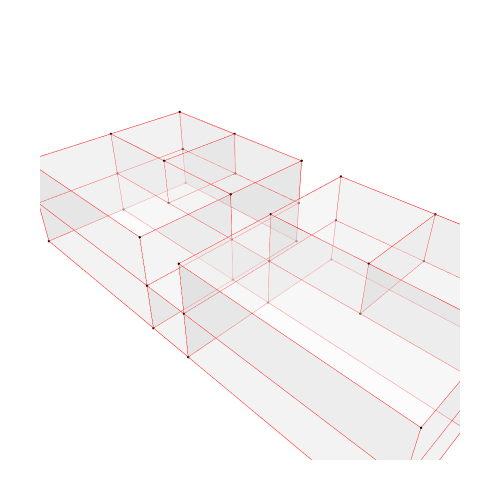

The notebook cell saved with this chart:
### Code cell
Topology.Show(cc, primal_graph,
              vertexSizeKey="size",
              vertexColorKey="color",
              edgeWidthKey="width",
              edgeColorKey="color",
              faceOpacity=0.3,
              backgroundColor="white",
              width=500,
              height=500,
              renderer=renderer)

### Figure 1 — Plotly figure (JSON) as saved in the notebook; plotly's stock layout.template omitted (floating-point values rounded to 4 significant figures; data arrays with more than 128 entries replaced by an {"elided": "..."} marker saying what was removed)
{"data": [{"customdata": ["", "", "", "", "", "", "", "", "", "", "", "", "", "", "", "", "", "", "", "", "", "", "", "", "", "", "", "", "", "", "", "", "", "", "", "", "", "", "", "", "", "", "", ""], "hoverinfo": "text", "hovertemplate": ["Click ", "Click ", "Click ", "Click ", "Click ", "Click ", "Click ", "Click ", "Click ", "Click ", "Click ", "Click ", "Click ", "Click ", "Click ", "Click ", "Click ", "Click ", "Click ", "Click ", "Click ", "Click ", "Click ", "Click ", "Click ", "Click ", "Click ", "Click ", "Click ", "Click ", "Click ", "Click ", "Click ", "Click ", "Click ", "Click ", "Click ", "Click ", "Click ", "Click ", "Click ", "Click ", "Click ", "Click "], "hovertext": ["", "", "", "", "", "", "", "", "", "", "", "", "", "", "", "", "", "", "", "", "", "", "", "", "", "", "", "", "", "", "", "", "", "", "", "", "", "", "", "", "", "", "", ""], "legendgroup": "1", "legendrank": 1, "marker": {"color": ["#000000", "#000000", "#000000", "#000000", "#000000", "#000000", "#000000", "#000000", "#000000", "#000000", "#000000", "#000000", "#000000", "#000000", "#000000", "#000000", "#000000", "#000000", "#000000", "#000000", "#000000", "#000000", "#000000", "#000000", "#000000", "#000000", "#000000", "#000000", "#000000", "#000000", "#000000", "#000000", "#000000", "#000000", "#000000", "#000000", "#000000", "#000000", "#000000", "#000000", "#000000", "#000000", "#000000", "#000000"], "line": {"width": 0}, "opacity": 1, "size": [2.8, 2.8, 2.8, 2.8, 2.8, 2.8, 2.8, 2.8, 2.8, 2.8, 2.8, 2.8, 2.8, 2.8, 2.8, 2.8, 2.8, 2.8, 2.8, 2.8, 2.8, 2.8, 2.8, 2.8, 2.8, 2.8, 2.8, 2.8, 2.8, 2.8, 2.8, 2.8, 2.8, 2.8, 2.8, 2.8, 2.8, 2.8, 2.8, 2.8, 2.8, 2.8, 2.8, 2.8], "sizemode": "diameter", "symbol": "circle"}, "mode": "markers", "name": "1: Untitled (Vertices)", "showlegend": false, "text": ["", "", "", "", "", "", "", "", "", "", "", "", "", "", "", "", "", "", "", "", "", "", "", "", "", "", "", "", "", "", "", "", "", "", "", "", "", "", "", "", "", "", "", ""], "type": "scatter3d", "x": [1, 3, 3, 1, 3, 1, 3, 1, 3, 1, 3, 1, 3, 3, 1, 1, -1, -1, -1, -1, -1, -1, -1, 1, -1, 1, -1, -1, 1, 1, 1, 3, 3, 3, 3, 3, 1, -1, 1, -1, 1, 3, 3, 3], "y": [5, 5, 5, 5, 3, 3, 3, 3, 7, 7, 7, 7, 3, 7, 3, 7, 3, 7, 3, 7, 3, 7, 2, 2, 2, 2, -2, -2, -2, -2, 0, 2, 2, -2, -2, 0, 2, 2, 0, -2, -2, 2, 0, -2], "z": [2, 2, 1, 1, 2, 2, 1, 1, 2, 2, 1, 1, 0, 0, 0, 0, 2, 2, 1, 1, 0, 0, 1, 1, 0, 0, 0, 1, 0, 1, 1, 0, 1, 0, 1, 1, 2, 2, 2, 2, 2, 2, 2, 2]}, {"hoverinfo": "text", "hovertext": [], "legendgroup": "2", "legendrank": 2, "line": {"color": "#000000", "dash": "solid", "width": 1}, "marker": {"color": "#000000", "size": 0.25, "symbol": "circle"}, "mode": "markers+lines", "name": "1: Untitled (Edges)", "showlegend": false, "text": [], "type": "scatter3d", "x": {"elided": "258 int values"}, "y": {"elided": "258 int values"}, "z": {"elided": "258 int values"}}, {"cmax": 1, "cmin": 0, "color": "#FAFAFA", "colorscale": [[0, "#440154"], [0.1111, "#482878"], [0.2222, "#3e4989"], [0.3333, "#31688e"], [0.4444, "#26828e"], [0.5556, "#1f9e89"], [0.6667, "#35b779"], [0.7778, "#6ece58"], [0.8889, "#b5de2b"], [1, "#fde725"]], "flatshading": true, "hoverinfo": "text", "hovertext": "", "i": [0, 0, 0, 0, 5, 5, 2, 2, 7, 7, 6, 6, 8, 8, 0, 0, 11, 11, 2, 2, 8, 8, 1, 13, 6, 13, 13, 2, 14, 14, 15, 15, 10, 10, 3, 3, 9, 18, 19, 19, 7, 7, 9, 9, 18, 18, 14, 14, 20, 20, 11, 11, 21, 21, 7, 7, 24, 24, 20, 20, 23, 23, 25, 25, 26, 26, 24, 24, 25, 29, 25, 30, 29, 27, 28, 28, 31, 31, 33, 34, 35, 25, 25, 29, 33, 34, 34, 30, 35, 36, 36, 23, 36, 27, 27, 38, 37, 36, 29, 38, 30, 30, 41, 41, 42, 42, 41, 41, 33, 33, 35, 35, 42, 42, 43, 43], "j": [1, 2, 4, 3, 6, 1, 1, 6, 4, 3, 5, 4, 3, 9, 1, 10, 10, 1, 3, 9, 10, 11, 12, 12, 13, 6, 7, 11, 7, 2, 12, 13, 12, 15, 16, 17, 17, 2, 11, 2, 4, 16, 11, 19, 16, 17, 7, 18, 18, 19, 15, 21, 15, 14, 18, 22, 18, 22, 25, 14, 25, 14, 22, 23, 22, 27, 28, 25, 23, 30, 29, 29, 23, 29, 27, 30, 32, 25, 32, 32, 34, 34, 32, 33, 31, 30, 35, 35, 33, 23, 22, 36, 38, 37, 39, 39, 39, 37, 38, 40, 39, 40, 31, 23, 33, 31, 36, 38, 38, 42, 40, 43, 38, 40, 35, 33], "k": [2, 3, 5, 4, 1, 0, 6, 7, 3, 2, 4, 7, 0, 3, 10, 8, 1, 2, 9, 11, 11, 9, 10, 1, 1, 7, 14, 15, 2, 15, 13, 14, 15, 11, 4, 16, 3, 7, 2, 18, 16, 18, 19, 17, 17, 19, 18, 20, 19, 21, 21, 19, 14, 20, 22, 23, 20, 18, 24, 25, 14, 7, 24, 22, 24, 22, 26, 28, 29, 28, 28, 27, 22, 22, 26, 27, 25, 23, 31, 33, 33, 28, 34, 23, 23, 28, 30, 29, 29, 22, 37, 29, 29, 22, 37, 40, 38, 38, 30, 30, 27, 39, 23, 36, 31, 41, 38, 42, 29, 38, 30, 40, 40, 43, 33, 42], "legendgroup": "3", "legendrank": 3, "lighting": {"facenormalsepsilon": 0}, "name": "1: Untitled (Faces)", "opacity": 0.3, "showlegend": false, "showscale": false, "text": "", "type": "mesh3d", "x": [3, 3, 1, 1, 1, 3, 3, 1, 3, 1, 3, 1, 3, 3, 1, 1, -1, -1, -1, -1, -1, -1, -1, 1, -1, 1, -1, -1, 1, 1, 1, 3, 3, 3, 3, 3, 1, -1, 1, -1, 1, 3, 3, 3], "y": [5, 5, 5, 5, 3, 3, 3, 3, 7, 7, 7, 7, 7, 3, 3, 7, 3, 7, 3, 7, 3, 7, 2, 2, 2, 2, -2, -2, -2, 0, -2, 2, 2, 0, -2, -2, 2, 2, 0, -2, -2, 2, 0, -2], "z": [2, 1, 1, 2, 2, 2, 1, 1, 2, 2, 1, 1, 0, 0, 0, 0, 2, 2, 1, 1, 0, 0, 1, 1, 0, 0, 0, 1, 0, 1, 1, 1, 0, 1, 0, 1, 2, 2, 2, 2, 2, 2, 2, 2]}, {"hoverinfo": "text", "hovertext": [], "legendgroup": "6", "legendrank": 6, "line": {"color": "#FF0000", "dash": "solid", "width": 1}, "marker": {"color": "#FF0000", "size": 0.25, "symbol": "circle"}, "mode": "markers+lines", "name": "2: Untitled Graph (Edges)", "showlegend": false, "text": [], "type": "scatter3d", "x": {"elided": "258 int values"}, "y": {"elided": "258 int values"}, "z": {"elided": "258 int values"}}, {"customdata": ["", "", "", "", "", "", "", "", "", "", "", "", "", "", "", "", "", "", "", "", "", "", "", "", "", "", "", "", "", "", "", "", "", "", "", "", "", "", "", "", "", "", "", ""], "hoverinfo": "text", "hovertemplate": ["Click ", "Click ", "Click ", "Click ", "Click ", "Click ", "Click ", "Click ", "Click ", "Click ", "Click ", "Click ", "Click ", "Click ", "Click ", "Click ", "Click ", "Click ", "Click ", "Click ", "Click ", "Click ", "Click ", "Click ", "Click ", "Click ", "Click ", "Click ", "Click ", "Click ", "Click ", "Click ", "Click ", "Click ", "Click ", "Click ", "Click ", "Click ", "Click ", "Click ", "Click ", "Click ", "Click ", "Click "], "hovertext": ["", "", "", "", "", "", "", "", "", "", "", "", "", "", "", "", "", "", "", "", "", "", "", "", "", "", "", "", "", "", "", "", "", "", "", "", "", "", "", "", "", "", "", ""], "legendgroup": "5", "legendrank": 5, "marker": {"color": ["#000000", "#000000", "#000000", "#000000", "#000000", "#000000", "#000000", "#000000", "#000000", "#000000", "#000000", "#000000", "#000000", "#000000", "#000000", "#000000", "#000000", "#000000", "#000000", "#000000", "#000000", "#000000", "#000000", "#000000", "#000000", "#000000", "#000000", "#000000", "#000000", "#000000", "#000000", "#000000", "#000000", "#000000", "#000000", "#000000", "#000000", "#000000", "#000000", "#000000", "#000000", "#000000", "#000000", "#000000"], "line": {"width": 0}, "opacity": 1, "size": [2.8, 2.8, 2.8, 2.8, 2.8, 2.8, 2.8, 2.8, 2.8, 2.8, 2.8, 2.8, 2.8, 2.8, 2.8, 2.8, 2.8, 2.8, 2.8, 2.8, 2.8, 2.8, 2.8, 2.8, 2.8, 2.8, 2.8, 2.8, 2.8, 2.8, 2.8, 2.8, 2.8, 2.8, 2.8, 2.8, 2.8, 2.8, 2.8, 2.8, 2.8, 2.8, 2.8, 2.8], "sizemode": "diameter", "symbol": "circle"}, "mode": "markers", "name": "2: Untitled Graph (Vertices)", "showlegend": false, "text": ["", "", "", "", "", "", "", "", "", "", "", "", "", "", "", "", "", "", "", "", "", "", "", "", "", "", "", "", "", "", "", "", "", "", "", "", "", "", "", "", "", "", "", ""], "type": "scatter3d", "x": [1, 1, 3, 3, 3, 1, 3, 3, -1, 1, 3, 3, 3, 1, 3, 1, 1, 1, -1, -1, -1, 1, -1, 3, 3, -1, 1, 3, -1, 1, -1, -1, 1, 3, 3, 3, 1, -1, 1, -1, 3, -1, 1, 1], "y": [3, 5, 5, 5, 3, 5, 3, 7, 7, 2, 3, 2, -2, 7, 7, 3, -2, 7, 2, -2, 3, 2, -2, -2, 2, -2, -2, 7, 2, 2, 7, 7, 0, 0, -2, 2, -2, 3, 3, 3, 0, 2, 0, 7], "z": [2, 2, 2, 1, 2, 1, 1, 2, 0, 0, 0, 1, 2, 1, 0, 1, 0, 0, 1, 0, 1, 1, 1, 1, 0, 2, 2, 1, 0, 2, 1, 2, 1, 2, 0, 2, 1, 2, 0, 0, 1, 2, 2, 2]}], "layout": {"autosize": true, "height": 500, "margin": {"b": 40, "l": 40, "r": 40, "t": 40}, "paper_bgcolor": "#FFFFFF", "plot_bgcolor": "#FFFFFF", "scene": {"aspectmode": "data", "camera": {"center": {"x": 0, "y": 0, "z": 0}, "eye": {"x": -1.25, "y": -1.25, "z": 1.25}, "projection": {"type": "perspective"}, "up": {"x": 0, "y": 0, "z": 1}}, "xaxis": {"visible": false}, "yaxis": {"visible": false}, "zaxis": {"visible": false}}, "showlegend": true, "width": 500, "xaxis": {"showgrid": false, "visible": false, "zeroline": false}, "yaxis": {"showgrid": false, "visible": false, "zeroline": false}}}
